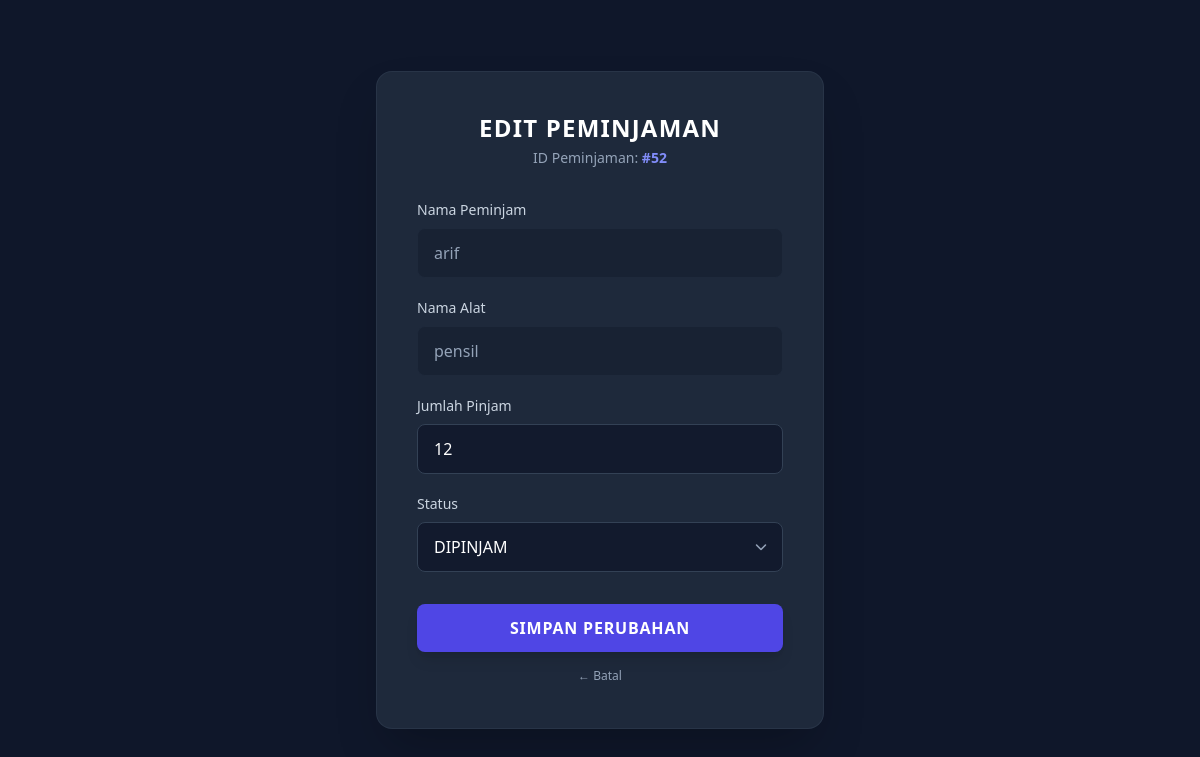
Screenshot of /view/v_update_pinjam.php?aksi=edit_pinjam&id=52 (signed in) with the database file from the repository.
### tables this page shows
CREATE TABLE `peminjaman` (
  `id_peminjaman` int NOT NULL,
  `id_user` int DEFAULT NULL,
  `id_alat` int DEFAULT NULL,
  `jumlah_pinjam` int DEFAULT NULL,
  `tgl_pinjam` timestamp NULL DEFAULT NULL,
  `tgl_kembali_asli` timestamp NULL DEFAULT NULL,
  `status` enum('pending','dipinjam','kembali') DEFAULT 'pending',
  `kondisi_keluar` varchar(50) DEFAULT 'Bagus',
  `kondisi_masuk` varchar(50) DEFAULT NULL,
  `id_petugas` int DEFAULT NULL
);

CREATE TABLE `user` (
  `id_user` int NOT NULL,
  `username` varchar(50) DEFAULT NULL,
  `password` varchar(255) NOT NULL,
  `role` enum('admin','petugas','peminjam') DEFAULT NULL,
  `no_hp` varchar(20) NOT NULL
);

CREATE TABLE `alat` (
  `id_alat` int NOT NULL,
  `id_kategori` int DEFAULT NULL,
  `nama_alat` varchar(70) DEFAULT NULL,
  `stok` int DEFAULT NULL,
  `foto` text
);

### controller/c_peminjaman.php (called while the page is built, shortened)
<?php
$database = new m_koneksi();
$db = $database->koneksi;
if (isset($_GET['id']) && ($_GET['aksi'] == 'edit_pinjam' || $_GET['aksi'] == 'edit_kembali')) {
    $id_target = $_GET['id'];
    $query_edit = mysqli_query($db, "SELECT p.*, u.username, u.no_hp, a.nama_alat
                                    FROM peminjaman p
                                    JOIN user u ON p.id_user = u.id_user
                                    JOIN alat a ON p.id_alat = a.id_alat
                                    WHERE p.id_peminjaman = '$id_target'");
    $data_edit = mysqli_fetch_object($query_edit);
}

### view/v_update_pinjam.php (the view, shortened to what this page needs)
<?php
include '../controller/c_peminjaman.php';
?>
<!DOCTYPE html>
<html lang="id">
<head>
    <script src="https://cdn.tailwindcss.com"></script>
    <link rel="stylesheet" href="https://cdnjs.cloudflare.com/ajax/libs/font-awesome/6.4.0/css/all.min.css">
</head>
<body class="bg-slate-900 min-h-screen flex items-center justify-center p-4 font-sans text-slate-100">
    <div class="w-full max-w-md bg-slate-800 text-slate-100 rounded-2xl shadow-2xl border border-slate-700/50 p-8 sm:p-10 my-6">
        <div class="text-center mb-8">
            <h2 class="text-2xl font-extrabold tracking-wider text-white uppercase">Edit Peminjaman</h2>
            <p class="text-slate-400 text-sm mt-1">
                ID Peminjaman: <span class="text-indigo-400 font-bold">#<?= $data_edit->id_peminjaman; ?></span>
            </p>
        </div>
        <form action="../controller/c_peminjaman.php?aksi=update_pinjam" method="POST" class="space-y-5">
            <div>
                <label class="block text-sm font-medium text-slate-300 mb-2">Nama Peminjam</label>
                <input
                    type="text"
                    value="<?= $data_edit->username; ?>"
                    readonly
                    class="w-full px-4 py-3 rounded-lg bg-slate-900/40 border border-slate-800 text-slate-400 cursor-not-allowed select-none focus:outline-none"
                >
            </div>
            <div>
                <label class="block text-sm font-medium text-slate-300 mb-2">Nama Alat</label>
                <input
                    type="text"
                    value="<?= $data_edit->nama_alat; ?>"
                    readonly
                    class="w-full px-4 py-3 rounded-lg bg-slate-900/40 border border-slate-800 text-slate-400 cursor-not-allowed select-none focus:outline-none"
                >
            </div>
            <div>
                <label class="block text-sm font-medium text-slate-300 mb-2">Jumlah Pinjam</label>
                <input
                    type="number"
                    name="jumlah_pinjam"
                    value="<?= $data_edit->jumlah_pinjam; ?>"
                    placeholder="Masukkan jumlah pinjam"
                    class="w-full px-4 py-3 rounded-lg bg-slate-900/80 border border-slate-700 text-white placeholder-slate-500 focus:outline-none focus:ring-2 focus:ring-indigo-500 focus:border-transparent transition duration-200"
                    required
                >
            </div>
            <div>
                <label class="block text-sm font-medium text-slate-300 mb-2">Status</label>
                <div class="relative">
                    <select
                        name="status"
                        class="w-full px-4 py-3 rounded-lg bg-slate-900/80 border border-slate-700 text-white focus:outline-none focus:ring-2 focus:ring-indigo-500 focus:border-transparent transition duration-200 appearance-none cursor-pointer"
                    >
                        <option value="dipinjam" <?= ($data_edit->status == 'dipinjam') ? 'selected' : ''; ?> class="bg-slate-800 text-blue-400 font-semibold">
                            DIPINJAM
                        </option>
                    </select>
                    <div class="pointer-events-none absolute inset-y-0 right-0 flex items-center px-4 text-slate-400">
                        <i class="fa-solid fa-chevron-down text-xs"></i>
                    </div>
                </div>
            </div>
            <div class="pt-3 space-y-3">
                <button
                    type="submit"
                    class="w-full py-3 px-4 bg-indigo-600 hover:bg-indigo-500 text-white font-semibold rounded-lg shadow-lg hover:shadow-indigo-500/30 transition duration-200 active:scale-[0.98] uppercase tracking-wider"
                >
                    Simpan Perubahan
                </button>
                <a
                    href="v_peminjaman_admin.php?tipe=pinjam"
                    class="block text-center text-xs text-slate-400 hover:text-slate-200 transition duration-150 py-1"
                >
                    ← Batal
                </a>
            </div>
        </form>
    </div>
</body>
</html>

### rows the page displays
peminjaman: id_peminjaman "52", id_user.username "arif", id_alat.nama_alat "pensil", jumlah_pinjam "12", status "DIPINJAM"
